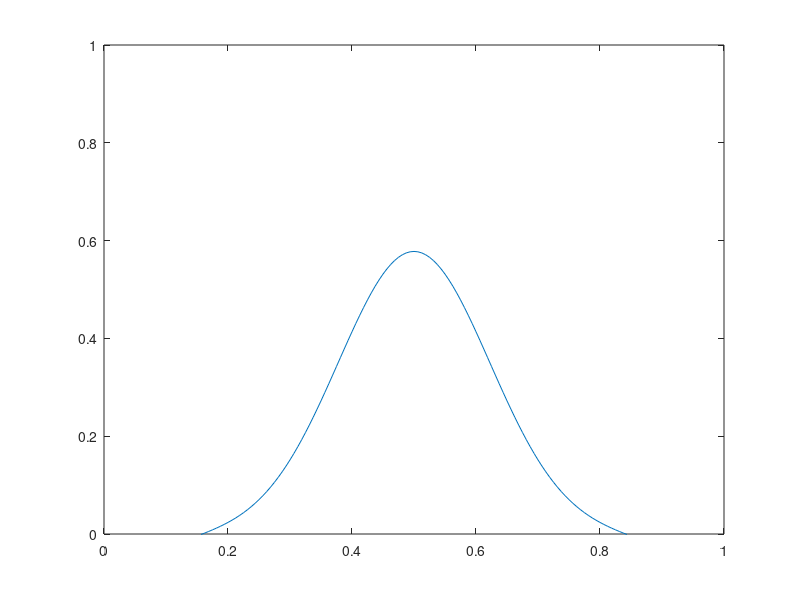

MATLAB code to generate this figure:
%Neumann, Implicit, Matrix
clc
clear all
close all

%Parameters
dx = 0.00625;
dt = 0.0000195313;
D = 1;
f = @(x) exp(-100*(x-(1/2)).^2);

x0 = 0;
x1 = 1;

t0 = 0;
t1 = 0.005;

b0 = -1;
b1 = -1;

%x
x = x0:dx:x1;
N = length(x);
%time
time = t0:dt:t1;
T = length(time);

%Initial Condition
u = transpose(f(x));

%Boundary Condition
u(1) = b0;
u(end) = b1;

L1 = (D*dt)/(dx^2);
L3 = 1 + 2*L1;

%Construct A
C = zeros(N,N);
C(1,1) = L3;
C(1,2) = -2*L1;
C(end,end) = L3;
C(end,end-1) = -2*L1;
for i=2:N-1
    C(i,i) = L3;
    C(i,i-1) = -L1;
    C(i,i+1) = -L1;
end

%Construct b
c = zeros(N,1);
c(1) = 2*L1*dx*b0;
c(end) = 2*L1*dx*b1;

%Iterate across time
for t=1:T
    old = u;
    u = C\(old+c);
    
    %Plot
    figure(1);
    plot(x,u);
    axis([x0,x1,0,1])
    pause(0.001);
end

hold off